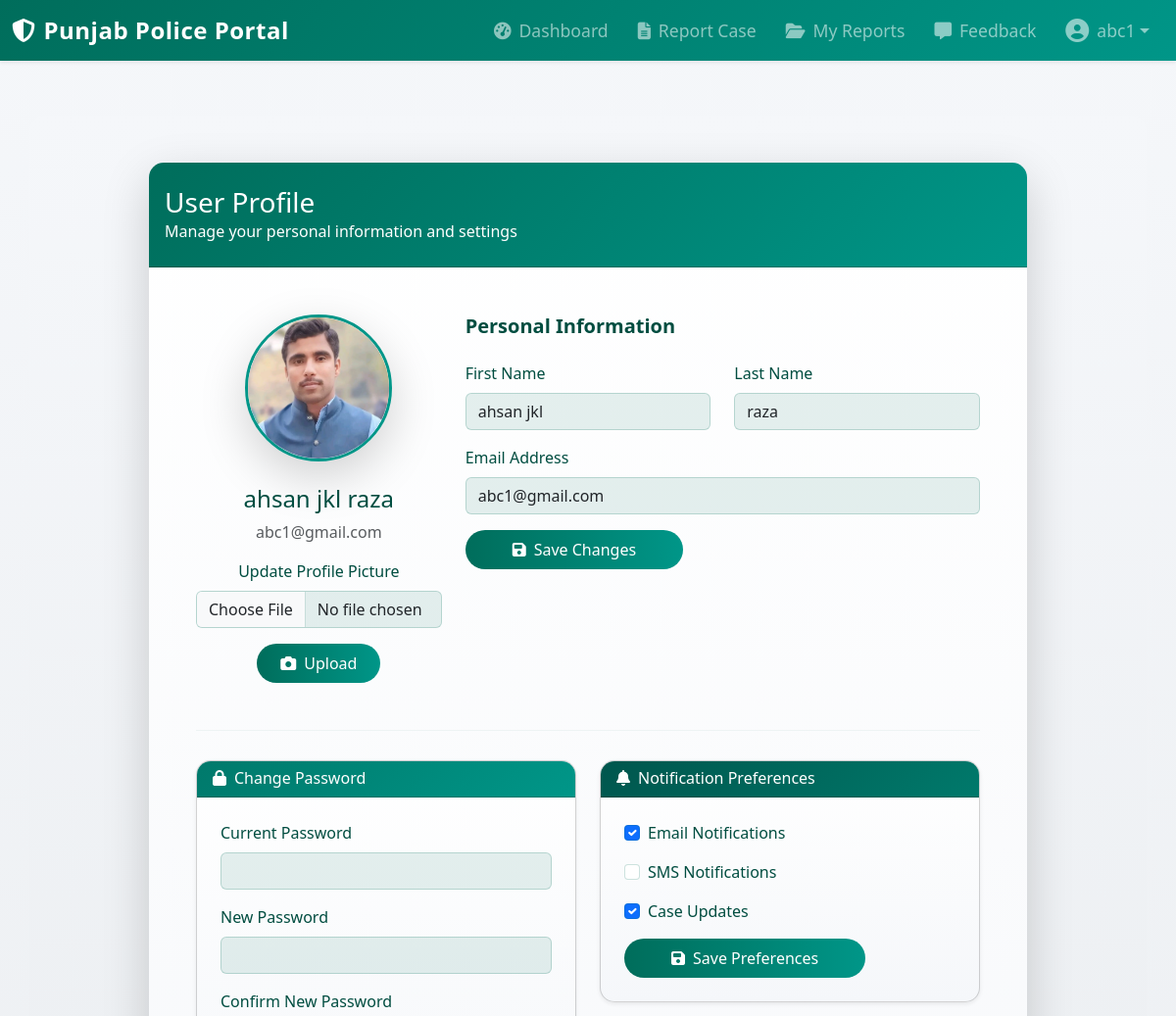
Page /user/profile/ (signed in, upper part) on the earlier database version.
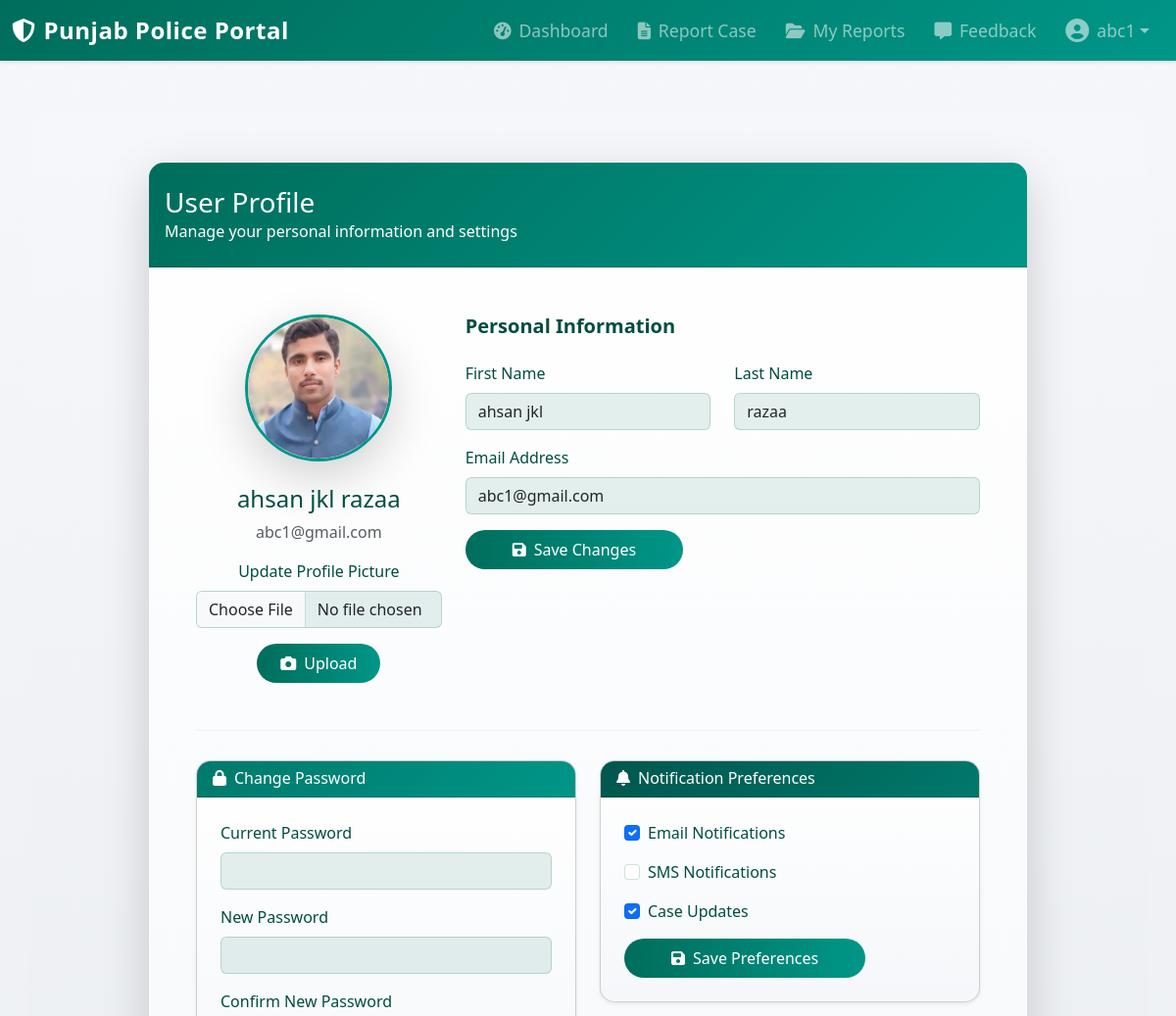
Same page on the later database version.
### frontend/models.py (models this page shows, shortened)
class User(AbstractUser):
    USER_TYPE_CHOICES = (
        ('user', 'Regular User'),
        ('officer', 'Police Officer'),
        ('admin', 'Admin'),
    )
    RANK_CHOICES = (
        ('IGP', 'Inspector General of Police (IGP)'),
        ('DIG', 'Deputy Inspector General (DIG)'),
        ('SSP', 'Senior Superintendent of Police (SSP)'),
        ('SP', 'Superintendent of Police (SP)'),
        ('DSP', 'Deputy Superintendent of Police (DSP)'),
        ('ASP', 'Assistant Superintendent of Police (ASP)'),
        ('Inspector', 'Inspector'),
        ('SI', 'Sub-Inspector (SI)'),
        ('ASI', 'Assistant Sub-Inspector (ASI)'),
        ('HC', 'Head Constable (HC)'),
        ('Constable', 'Constable'),
    )
    user_type = models.CharField(max_length=10, choices=USER_TYPE_CHOICES, default='user')
    phone_number = models.CharField(max_length=15, blank=True)
    address = models.TextField(blank=True)
    profile_picture = models.ImageField(upload_to='profile_pictures/', blank=True, null=True)
    date_of_birth = models.DateField(null=True, blank=True)
    is_verified = models.BooleanField(default=False)
    created_at = models.DateTimeField(auto_now_add=True)
    updated_at = models.DateTimeField(auto_now=True)
    cnic = models.CharField(max_length=15, unique=True, blank=True, null=True, help_text="Format: 12345-1234567-1")
    rank = models.CharField(max_length=20, choices=RANK_CHOICES, blank=True, null=True)
    cases_closed = models.PositiveIntegerField(default=0, help_text="Number of cases closed by this officer")
    groups = models.ManyToManyField(
        'auth.Group',
        verbose_name=_('groups'),
        blank=True,
        help_text=_(
            'The groups this user belongs to. A user will get all permissions '
            'granted to each of their groups.'
        ),
        related_name='frontend_user_set',
        related_query_name='frontend_user'
    )
    user_permissions = models.ManyToManyField(
        'auth.Permission',
        verbose_name=_('user permissions'),
        blank=True,
        help_text=_('Specific permissions for this user.'),
        related_name='frontend_user_set',
        related_query_name='frontend_user'
    )
    class Meta:
        verbose_name = _('user')
        verbose_name_plural = _('users')
        db_table = 'frontend_user'

### user/views.py (the view, shortened to what this page needs)
# urls.py: path('profile/', views.user_profile, name='user_profile'),
@login_required
def user_profile(request):
    return render(request, 'user_profile.html')

### user/templates/user_profile.html (shortened to what the changed rows need)
{% extends 'base_users.html' %}
{% block content %}
<div class="container mt-5 pt-5" style="background: linear-gradient(to bottom, #f5f7fa, #e9ecef); padding: 30px; border-radius: 15px;">
    <div class="row justify-content-center">
        <div class="col-lg-10">
            <div class="card shadow-lg border-0" style="border-radius: 15px; overflow: hidden; background: linear-gradient(to bottom, #ffffff, #f5f7fa);">
                <div class="card-body p-5">
                    <div class="row mb-5">
                        <div class="col-md-4 text-center">
                            {% if request.user.profile_picture %}
                                <img src="{{ request.user.profile_picture.url }}" alt="Profile Picture" class="img-fluid rounded-circle shadow-lg mb-3" style="width: 150px; height: 150px; border: 3px solid #009688;">
                            {% else %}
                                <div class="bg-light rounded-circle d-flex align-items-center justify-content-center mb-3" style="width: 150px; height: 150px; border: 3px solid #009688; margin: 0 auto;">
                                    <i class="fas fa-user fa-3x text-muted"></i>
                                </div>
                            {% endif %}
                            <h4 class="mt-2" style="color: #004d40;">{{ request.user.get_full_name }}</h4>
                            <p class="text-muted">{{ request.user.email }}</p>
                            <form method="post" enctype="multipart/form-data" class="mt-3">
                                <div class="mb-3">
                                </div>
                                <button type="submit" class="btn btn-primary rounded-pill px-4 py-2" style="background: linear-gradient(to right, #006d5b, #009688); border: none;">
                                </button>
                            </form>
                        </div>
                        <div class="col-md-8">
                            <form method="post">
                                <div class="row mb-3">
                                    <div class="col-md-6">
                                        <label for="first_name" class="form-label" style="color: #004d40;">First Name</label>
                                        <input type="text" class="form-control" id="first_name" name="first_name" value="{{ request.user.first_name }}" style="background: rgba(0, 109, 91, 0.1); border: 1px solid rgba(0, 109, 91, 0.2);">
                                    </div>
                                    <div class="col-md-6">
                                        <label for="last_name" class="form-label" style="color: #004d40;">Last Name</label>
                                        <input type="text" class="form-control" id="last_name" name="last_name" value="{{ request.user.last_name }}" style="background: rgba(0, 109, 91, 0.1); border: 1px solid rgba(0, 109, 91, 0.2);">
                                    </div>
                                </div>
                                <div class="mb-3">
                                    <label for="email" class="form-label" style="color: #004d40;">Email Address</label>
                                    <input type="email" class="form-control" id="email" name="email" value="{{ request.user.email }}" style="background: rgba(0, 109, 91, 0.1); border: 1px solid rgba(0, 109, 91, 0.2);">
                                </div>
                            </form>
                        </div>
                    </div>
                </div>
            </div>
        </div>
    </div>
</div>
{% endblock %}

### user/templates/base_users.html (shortened to what this page needs)
{% load static %}
<!DOCTYPE html>
<html lang="en">
<head>
    <link href="https://cdn.jsdelivr.net/npm/bootstrap@5.3.0/dist/css/bootstrap.min.css" rel="stylesheet">
    <link rel="stylesheet" href="https://cdnjs.cloudflare.com/ajax/libs/font-awesome/6.4.0/css/all.min.css">
</head>
<body class="d-flex flex-column min-vh-100" style="background: linear-gradient(to bottom, #f5f7fa, #e9ecef);">
    <nav class="navbar navbar-expand-lg navbar-dark fixed-top shadow-sm" style="background: linear-gradient(135deg, #006d5b, #009688);">
        <div class="container-fluid">
            <a class="navbar-brand fw-bold" href="{% url 'user_dashboard' %}" style="font-size: 1.5rem; letter-spacing: 0.5px;">
                <i class="fas fa-shield-alt me-2"></i>Punjab Police Portal
            </a>
            <div class="collapse navbar-collapse" id="navbarNav">
                <ul class="navbar-nav ms-auto align-items-center">
                    <li class="nav-item">
                        <a class="nav-link" href="{% url 'user_dashboard' %}" style="font-size: 1.1rem; padding: 10px 15px; transition: background 0.3s ease;"><i class="fas fa-tachometer-alt me-2"></i>Dashboard</a>
                    </li>
                    <li class="nav-item">
                        <a class="nav-link" href="{% url 'report_missing_person' %}" style="font-size: 1.1rem; padding: 10px 15px; transition: background 0.3s ease;"><i class="fas fa-file-alt me-2"></i>Report Case</a>
                    </li>
                    <li class="nav-item">
                        <a class="nav-link" href="{% url 'my_reports' %}" style="font-size: 1.1rem; padding: 10px 15px; transition: background 0.3s ease;"><i class="fas fa-folder-open me-2"></i>My Reports</a>
                    </li>
                    <li class="nav-item">
                        <a class="nav-link" href="{% url 'feedback' %}" style="font-size: 1.1rem; padding: 10px 15px; transition: background 0.3s ease;"><i class="fas fa-comment-alt me-2"></i>Feedback</a>
                    </li>
                    <li class="nav-item dropdown">
                        <a class="nav-link dropdown-toggle d-flex align-items-center" href="#" id="userDropdown" role="button" data-bs-toggle="dropdown" aria-expanded="false" style="font-size: 1.1rem; padding: 10px 15px; transition: background 0.3s ease;">
                            <i class="fas fa-user-circle me-2 fs-4"></i>
                            <span>{{ request.user.username }}</span>
                        </a>
                    </li>
                </ul>
            </div>
        </div>
    </nav>
    <main class="flex-shrink-0" style="padding-top: 70px;">
        {% block content %}{% endblock %}
    </main>
</body>
</html>

Differences in the rows shown:
changed User "abc1": user.get_full_name "ahsan jkl raza" → "ahsan jkl razaa"; last_name "raza" → "razaa"
